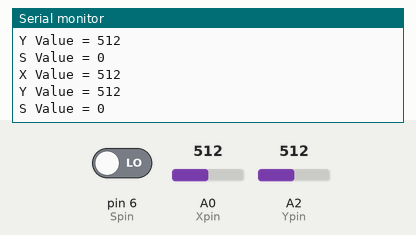
Simulated run of this sketch. Board: Arduino Uno, built with avr-gcc and run on an emulated ATmega328P. On the bench: the last lines printed to the serial monitor. Inputs (shaded band) come from the test bench; at power-on: A0 (Xpin) = 512, A2 (Ypin) = 512, pin 6 (Spin) LOW.

Above: at 1.3 s.
1.4 s: A0 (Xpin) set to 716
At 2.32 s:
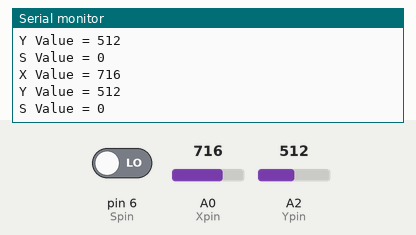
2.9 s: A2 (Ypin) set to 716
At 3.83 s:
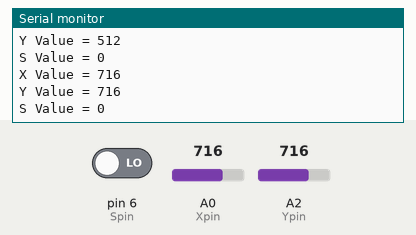
4.4 s: pin 6 (Spin) driven HIGH
At 5.33 s:
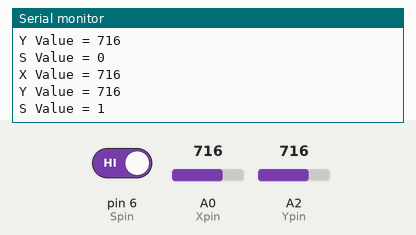
5.9 s: A0 (Xpin) set to 900
At 6.83 s:
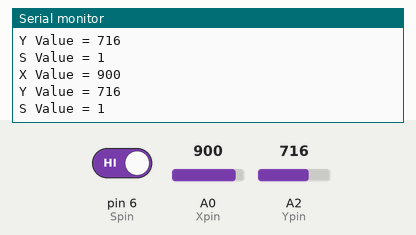
7.4 s: A2 (Ypin) set to 900
At 8.33 s:
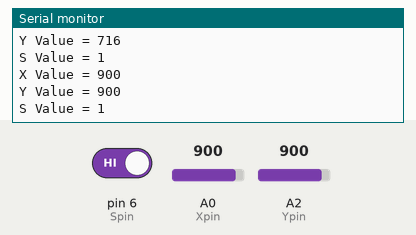
Timing chart, 0 to 9.9 s (numbered marks = the images above; inputs shaded):
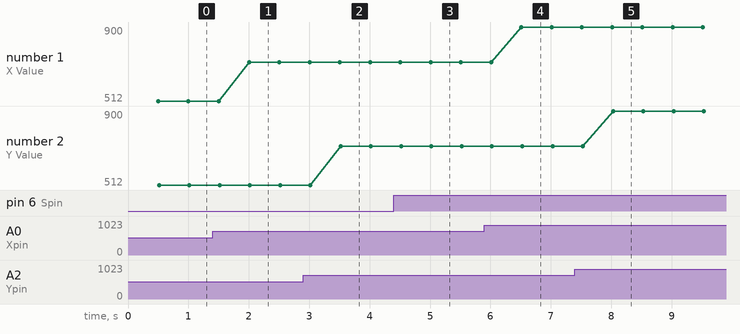

Measured:
- after the input at 1.4 s, the serial monitor: prints a new line after 0.60 s (image 1)
- after the input at 2.9 s, the serial monitor: prints a new line after 0.62 s (image 2)
- after the input at 4.4 s, the serial monitor: prints a new line after 0.64 s (image 3)
- after the input at 5.9 s, the serial monitor: prints a new line after 0.61 s (image 4)
- after the input at 7.4 s, the serial monitor: prints a new line after 0.63 s (image 5)
- plotted number 1: 512 → 716 after the input at 1.4 s, 716 → 900 after the input at 5.9 s

The sketch:

Joysticks.ino
```cpp
int Xpin=A0;
int Ypin=A2;
int Spin=6;
int Xval;
int Yval;
int Sval;

void setup() {
  // put your setup code here, to run once:

  Serial.begin(9600);
  pinMode(Xpin,INPUT);
  pinMode(Ypin,INPUT);
  pinMode(Spin,INPUT);

}

void loop() {
  // put your main code here, to run repeatedly:

  Xval=analogRead(Xpin);
  Yval=analogRead(Ypin);
  Sval=digitalRead(Spin);
  delay(500);
  Serial.print("X Value = ");
  Serial.println(Xval);
  Serial.print("Y Value = ");
  Serial.println(Yval);
  Serial.print("S Value = ");
  Serial.println(Sval);
}
```
